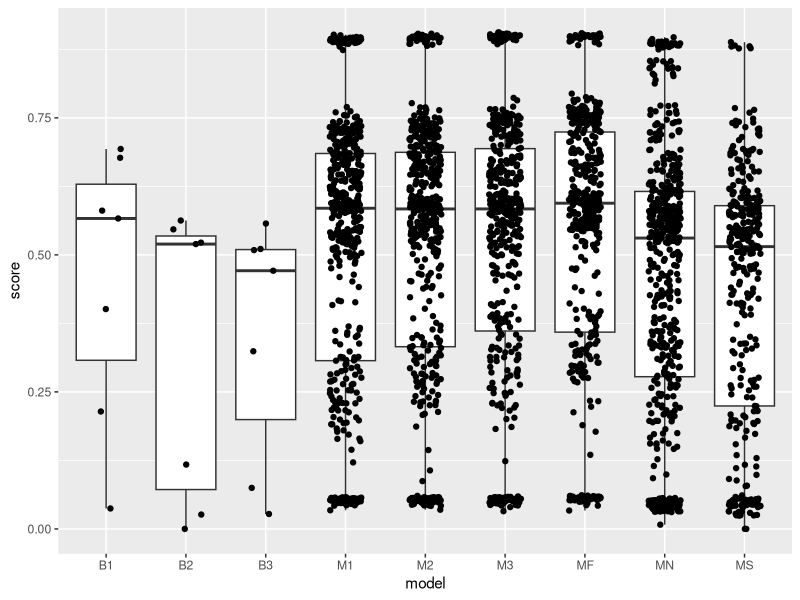

This chart was generated by the following R code:
## ---- chunk 1
knitr::opts_chunk$set(echo = TRUE)
## ---- chunk 2
d <- read.csv("data.csv")
str(d)
table(d$model, d$TeD)
table(d$model, d$TrD1)
table(d$model, d$TrD2)
aggregate(score~model, data = d, mean)
## ---- chunk 3
linear_model_on_models <- lm(score~model, d)
summary(linear_model_on_models)

# plot the average score for each model
library(ggplot2)
ggplot(d, aes(x=model, y=score)) + geom_boxplot() + geom_jitter(width=0.2)
linear_model_on_trainS_and_models <- lm(score~TeD+model, d)
summary(linear_model_on_trainS_and_models)

AIC(linear_model_on_models, linear_model_on_trainS_and_models)

linear_model_model_trainD = lm(score~model * (TrD1 + TrD2 + TrD3 + TrD4 + TrD5 + TrD6 + TrD7 + TrD8), d)

library(emmeans)
# as.data.frame(ref_grid(linear_model_model_trainD))
emmeans(linear_model_model_trainD, ~model)

# Reorder the levels of the model variable
d$model <- factor(d$model, levels = c("M1", "M2", "M3", "MF", "MN", "MS"))

# Training set together with models
linear_model_TrD1 <- lm(score~model * (TrD1 + TrD2 + TrD3 + TrD4 + TrD5 + TrD6 + TrD7 + TrD8), d)
summary(linear_model_TrD1)

model_names = c("M1", "M2", "M3", "MF", "MN", "MS")
for (i in seq_along(model_names)) {
   current_model = model_names[i]
   d_current_model <- d[d$model == current_model, c("TeD", "TrD1", "TrD2", "TrD3", "TrD4", "TrD5", "TrD6", "TrD7", "TrD8", "score")]
   linear_model_current_model <- lm(score~TrD1 + TrD2 + TrD3 + TrD4 + TrD5 + TrD6 + TrD7 + TrD8, d_current_model)
   print(paste0("For: ", current_model))
   # print(summary(linear_model_current_model))
   print(anova(linear_model_current_model))
}
